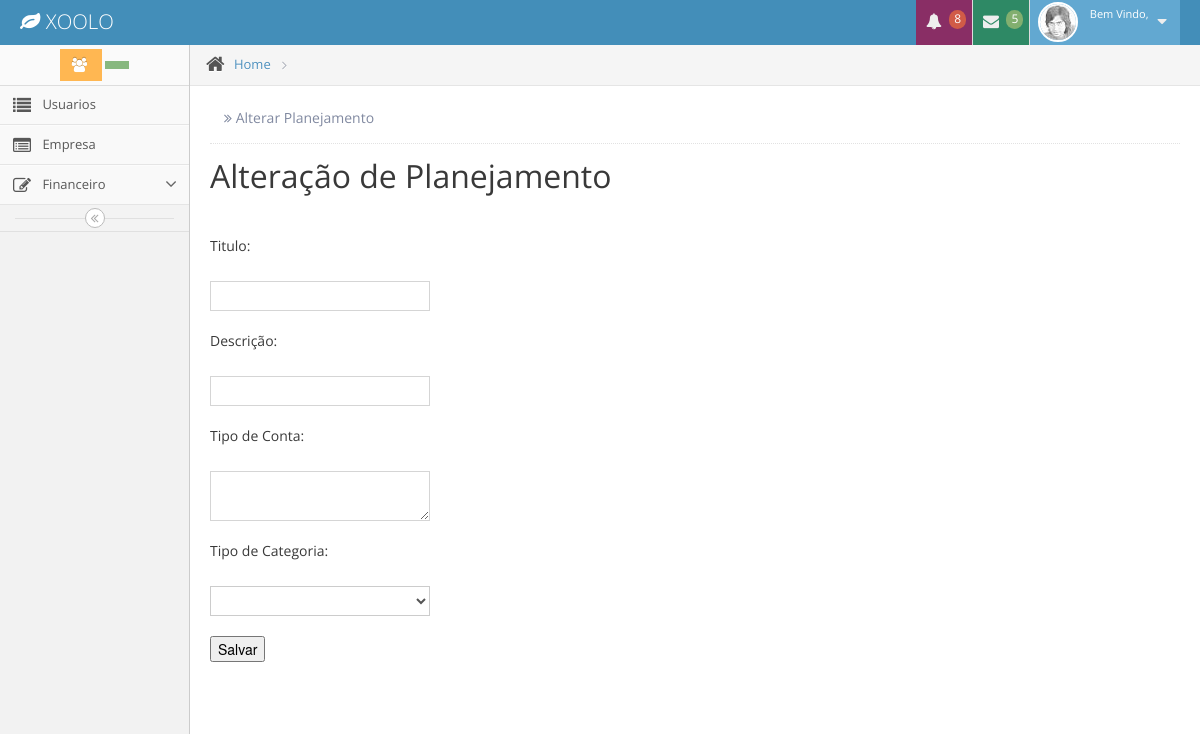
Page /planejamento/edit/5 (signed in) on the earlier database version.
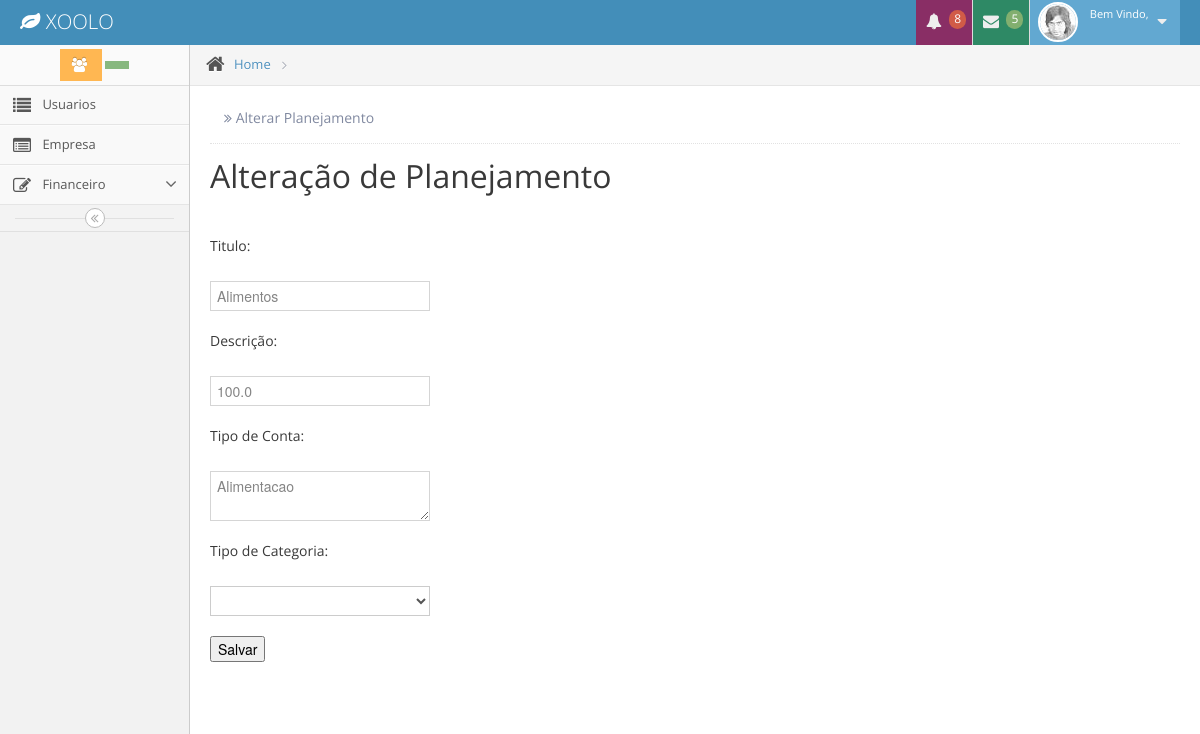
Same page on the later database version.
### app/model/__init__.py (models this page shows, shortened)
class Planejamento(db.Model):
    id                = db.Column(db.Integer, primary_key=True)
    titulo            = db.Column(db.String(100))
    valor             = db.Column(db.Float)
    descricao         = db.Column(db.String(255))
    categoria_id      = db.Column(db.Integer, db.ForeignKey('categoria.id'))
    empresa_id    = db.Column(db.Integer, db.ForeignKey('empresa.id'))

### app/controllers/planejamento/controllers.py (the view, shortened to what this page needs)
@planejamento.route("/edit/<int:plan_id>", methods = ["GET","POST"])
@login_required
def edit(plan_id):
    plan = Planejamento.query.get(plan_id)
    form = PlanejamentoForm(obj=plan)
    return render_template('planejamento/edit.html',title='Alterar Planejamento', form=form)

### app/controllers/planejamento/forms.py
class PlanejamentoForm(Form):
	 titulo       = StringField('titulo', validators=[DataRequired()])
	 valor        = FloatField('valor', validators=[DataRequired()])
	 descricao    = TextAreaField('titulo', validators=[DataRequired()])
	 categoria_id = SelectField('categorias',coerce=int)

### app/__init__.py (called while the page is built)
@app.context_processor
def utility_processor():
    def formatar_dinheiro(value):
        if type(value) == str:
           value = int(value)
        valor = format_decimal(value, format='#.##,##;(#)')
        return "R$ {}".format(valor)
    return dict(formatar_dinheiro=formatar_dinheiro)

### app/controllers/auth/controllers.py (called while the page is built)
@login_manager.user_loader
def user_loader(user_id):
    return Usuario.query.get(user_id)

### app/templates/planejamento/edit.html (shortened to what this page needs)
{% extends "layout/base.html" %}
{% block content %}
   <h1> Alteração de Planejamento </h1>
    <form action="" method="post" name="new">
      <p>
                 <br>
       </p>
          <p>
              <p>
                 <label>Titulo: </label> <br/>
                 {{ form.titulo(size=30) }} <br/>
              </p>
              <p>
                 <label>Descrição:</label> <br/>
                 {{ form.valor(size=30) }} <br/>
              </p>
               <p>
                 <label>Tipo de Conta: </label>  <br/>
                    {{ form.descricao }} <br/>
               </p>
               <p>
                 <label>Tipo de Categoria: </label>  <br/>
                    {{ form.categoria_id }} <br/>
               </p>
          <p><input type="submit" value="Salvar"></p>
      </form>
{% endblock %}

Differences in the rows shown:
added Planejamento: titulo "Alimentos", valor "100.0", descricao "Alimentacao"
